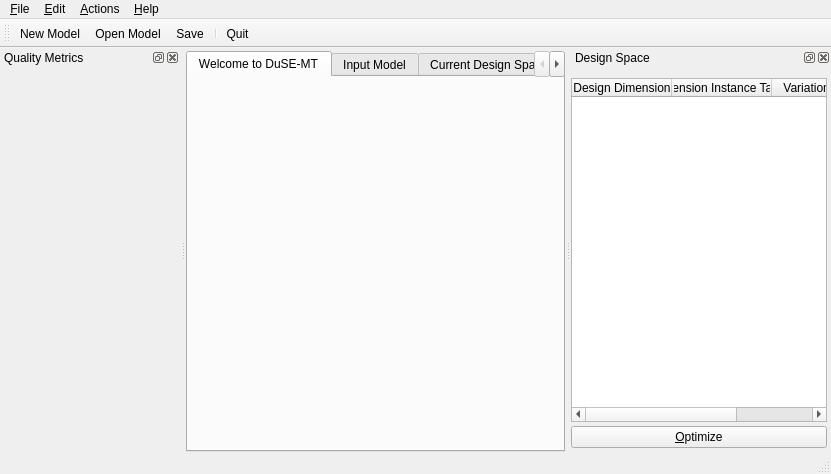
<?xml version="1.0" encoding="UTF-8"?>
<ui version="4.0">
 <class>MainWindow</class>
 <widget class="QMainWindow" name="MainWindow">
  <property name="geometry">
   <rect>
    <x>0</x>
    <y>0</y>
    <width>831</width>
    <height>474</height>
   </rect>
  </property>
  <property name="windowTitle">
   <string>DuSE-MT</string>
  </property>
  <property name="windowIcon">
   <iconset resource="duse-mt.qrc">
    <normaloff>:/icons/duse-mt-32x32.png</normaloff>:/icons/duse-mt-32x32.png</iconset>
  </property>
  <widget class="QWidget" name="centralWidgetLayout">
   <layout class="QGridLayout" name="gridLayout_3">
    <property name="leftMargin">
     <number>0</number>
    </property>
    <property name="topMargin">
     <number>3</number>
    </property>
    <property name="rightMargin">
     <number>0</number>
    </property>
    <property name="bottomMargin">
     <number>0</number>
    </property>
    <item row="0" column="0">
     <widget class="QTabWidget" name="centralWidget">
      <property name="currentIndex">
       <number>0</number>
      </property>
      <widget class="QWidget" name="tabWelcome">
       <attribute name="title">
        <string>Welcome to DuSE-MT</string>
       </attribute>
       <layout class="QGridLayout" name="gridLayout_13">
        <property name="leftMargin">
         <number>0</number>
        </property>
        <property name="topMargin">
         <number>0</number>
        </property>
        <property name="rightMargin">
         <number>0</number>
        </property>
        <property name="bottomMargin">
         <number>0</number>
        </property>
        <item row="0" column="0">
         <widget class="QWidget" name="welcomeViewWidget" native="true"/>
        </item>
       </layout>
      </widget>
      <widget class="QWidget" name="tabModelView">
       <attribute name="title">
        <string>Input Model</string>
       </attribute>
       <layout class="QGridLayout" name="gridLayout_11">
        <property name="leftMargin">
         <number>0</number>
        </property>
        <property name="topMargin">
         <number>0</number>
        </property>
        <property name="rightMargin">
         <number>0</number>
        </property>
        <property name="bottomMargin">
         <number>0</number>
        </property>
        <item row="0" column="0">
         <widget class="QWidget" name="modelViewWidget" native="true"/>
        </item>
       </layout>
      </widget>
      <widget class="QWidget" name="tabDesignSpaceLocationView">
       <attribute name="title">
        <string>Current Design Space Location</string>
       </attribute>
       <layout class="QGridLayout" name="gridLayout_15">
        <property name="leftMargin">
         <number>0</number>
        </property>
        <property name="topMargin">
         <number>0</number>
        </property>
        <property name="rightMargin">
         <number>0</number>
        </property>
        <property name="bottomMargin">
         <number>0</number>
        </property>
        <item row="0" column="0">
         <widget class="QWidget" name="designSpaceLocationViewWidget" native="true"/>
        </item>
       </layout>
      </widget>
      <widget class="QWidget" name="tabParetoFront">
       <attribute name="title">
        <string>Pareto Front</string>
       </attribute>
       <layout class="QGridLayout" name="gridLayout_12">
        <property name="leftMargin">
         <number>0</number>
        </property>
        <property name="topMargin">
         <number>0</number>
        </property>
        <property name="rightMargin">
         <number>0</number>
        </property>
        <property name="bottomMargin">
         <number>0</number>
        </property>
        <item row="0" column="0">
         <widget class="QWidget" name="paretoFrontViewWidget" native="true"/>
        </item>
       </layout>
      </widget>
     </widget>
    </item>
   </layout>
  </widget>
  <widget class="QToolBar" name="mainToolBar">
   <property name="windowTitle">
    <string>Main Toolbar</string>
   </property>
   <attribute name="toolBarArea">
    <enum>TopToolBarArea</enum>
   </attribute>
   <attribute name="toolBarBreak">
    <bool>false</bool>
   </attribute>
   <addaction name="actionFileNewModel"/>
   <addaction name="actionFileOpenModel"/>
   <addaction name="actionFileSave"/>
   <addaction name="separator"/>
   <addaction name="actionFileQuit"/>
  </widget>
  <widget class="QStatusBar" name="statusBar"/>
  <widget class="QDockWidget" name="dckMetrics">
   <property name="minimumSize">
    <size>
     <width>180</width>
     <height>42</height>
    </size>
   </property>
   <property name="windowTitle">
    <string>Quality Metrics</string>
   </property>
   <attribute name="dockWidgetArea">
    <number>1</number>
   </attribute>
   <widget class="QWidget" name="dockWidgetContents_5">
    <layout class="QGridLayout" name="gridLayout_10">
     <property name="leftMargin">
      <number>4</number>
     </property>
     <property name="rightMargin">
      <number>4</number>
     </property>
     <property name="bottomMargin">
      <number>4</number>
     </property>
     <item row="0" column="0">
      <widget class="QWidget" name="metricsLayout" native="true"/>
     </item>
    </layout>
   </widget>
  </widget>
  <widget class="QDockWidget" name="dckDesignSpace">
   <property name="windowTitle">
    <string>Design Space</string>
   </property>
   <attribute name="dockWidgetArea">
    <number>2</number>
   </attribute>
   <widget class="QWidget" name="dockWidgetContents_6">
    <layout class="QGridLayout" name="gridLayout_14">
     <property name="leftMargin">
      <number>0</number>
     </property>
     <property name="rightMargin">
      <number>4</number>
     </property>
     <property name="bottomMargin">
      <number>4</number>
     </property>
     <property name="verticalSpacing">
      <number>4</number>
     </property>
     <item row="0" column="0">
      <widget class="QTableWidget" name="tblDesignSpace">
       <property name="alternatingRowColors">
        <bool>true</bool>
       </property>
       <attribute name="horizontalHeaderStretchLastSection">
        <bool>true</bool>
       </attribute>
       <attribute name="verticalHeaderVisible">
        <bool>false</bool>
       </attribute>
       <column>
        <property name="text">
         <string>Design Dimension</string>
        </property>
       </column>
       <column>
        <property name="text">
         <string>Dimension Instance Target</string>
        </property>
       </column>
       <column>
        <property name="text">
         <string>Variation Point</string>
        </property>
       </column>
      </widget>
     </item>
     <item row="1" column="0">
      <widget class="QPushButton" name="btnOptimize">
       <property name="text">
        <string>&amp;Optimize</string>
       </property>
      </widget>
     </item>
    </layout>
   </widget>
  </widget>
  <widget class="QMenuBar" name="menuBar">
   <property name="geometry">
    <rect>
     <x>0</x>
     <y>0</y>
     <width>831</width>
     <height>19</height>
    </rect>
   </property>
   <widget class="QMenu" name="menu_File">
    <property name="title">
     <string>&amp;File</string>
    </property>
    <addaction name="actionFileNewModel"/>
    <addaction name="actionFileOpenModel"/>
    <addaction name="separator"/>
    <addaction name="actionFileNewDuseDesign"/>
    <addaction name="actionFileOpenDuseDesign"/>
    <addaction name="separator"/>
    <addaction name="actionFileSave"/>
    <addaction name="actionFileSaveAs"/>
    <addaction name="separator"/>
    <addaction name="actionFileQuit"/>
   </widget>
   <widget class="QMenu" name="menu_Help">
    <property name="title">
     <string>&amp;Help</string>
    </property>
    <addaction name="actionHelpAboutDuSEMT"/>
    <addaction name="actionHelpAboutPlugins"/>
   </widget>
   <widget class="QMenu" name="menu_Edit">
    <property name="title">
     <string>&amp;Edit</string>
    </property>
   </widget>
   <widget class="QMenu" name="menu_Actions">
    <property name="title">
     <string>&amp;Actions</string>
    </property>
   </widget>
   <addaction name="menu_File"/>
   <addaction name="menu_Edit"/>
   <addaction name="menu_Actions"/>
   <addaction name="menu_Help"/>
  </widget>
  <action name="actionFileNewModel">
   <property name="icon">
    <iconset theme="document-new" resource="duse-mt.qrc">
     <normaloff>:/icons/document-new.png</normaloff>:/icons/document-new.png</iconset>
   </property>
   <property name="text">
    <string>&amp;New Model...</string>
   </property>
   <property name="toolTip">
    <string>New</string>
   </property>
   <property name="shortcut">
    <string>Ctrl+N</string>
   </property>
  </action>
  <action name="actionFileOpenModel">
   <property name="icon">
    <iconset theme="document-open" resource="duse-mt.qrc">
     <normaloff>:/icons/document-open.png</normaloff>:/icons/document-open.png</iconset>
   </property>
   <property name="text">
    <string>&amp;Open Model ...</string>
   </property>
   <property name="shortcut">
    <string>Ctrl+O</string>
   </property>
  </action>
  <action name="actionFileSave">
   <property name="icon">
    <iconset theme="document-save" resource="duse-mt.qrc">
     <normaloff>:/icons/document-save.png</normaloff>:/icons/document-save.png</iconset>
   </property>
   <property name="text">
    <string>&amp;Save</string>
   </property>
   <property name="toolTip">
    <string>Save</string>
   </property>
   <property name="shortcut">
    <string>Ctrl+S</string>
   </property>
  </action>
  <action name="actionFileSaveAs">
   <property name="icon">
    <iconset theme="document-save-as" resource="duse-mt.qrc">
     <normaloff>:/icons/document-save-as.png</normaloff>:/icons/document-save-as.png</iconset>
   </property>
   <property name="text">
    <string>Save &amp;as...</string>
   </property>
  </action>
  <action name="actionFileQuit">
   <property name="icon">
    <iconset theme="application-exit" resource="duse-mt.qrc">
     <normaloff>:/icons/application-exit.png</normaloff>:/icons/application-exit.png</iconset>
   </property>
   <property name="text">
    <string>&amp;Quit</string>
   </property>
   <property name="shortcut">
    <string>Ctrl+Q</string>
   </property>
  </action>
  <action name="actionHelpAboutPlugins">
   <property name="icon">
    <iconset theme="help-about" resource="duse-mt.qrc">
     <normaloff>:/icons/help-about.png</normaloff>:/icons/help-about.png</iconset>
   </property>
   <property name="text">
    <string>About &amp;Plugins...</string>
   </property>
  </action>
  <action name="actionHelpAboutDuSEMT">
   <property name="icon">
    <iconset resource="duse-mt.qrc">
     <normaloff>:/icons/duse-mt-22x22.png</normaloff>:/icons/duse-mt-22x22.png</iconset>
   </property>
   <property name="text">
    <string>About &amp;DuSE-MT</string>
   </property>
   <property name="toolTip">
    <string>About DuSE-MT</string>
   </property>
  </action>
  <action name="actionFileNewDuseDesign">
   <property name="icon">
    <iconset theme="document-new">
     <normaloff/>
    </iconset>
   </property>
   <property name="text">
    <string>New &amp;DuSE Design ...</string>
   </property>
   <property name="shortcut">
    <string>Ctrl+D</string>
   </property>
  </action>
  <action name="actionFileOpenDuseDesign">
   <property name="icon">
    <iconset theme="document-open">
     <normaloff/>
    </iconset>
   </property>
   <property name="text">
    <string>Open DuSE Design ...</string>
   </property>
   <property name="shortcut">
    <string>Ctrl+U</string>
   </property>
  </action>
 </widget>
 <layoutdefault spacing="6" margin="11"/>
 <resources>
  <include location="duse-mt.qrc"/>
 </resources>
 <connections>
  <connection>
   <sender>actionFileQuit</sender>
   <signal>triggered()</signal>
   <receiver>MainWindow</receiver>
   <slot>close()</slot>
   <hints>
    <hint type="sourcelabel">
     <x>-1</x>
     <y>-1</y>
    </hint>
    <hint type="destinationlabel">
     <x>415</x>
     <y>236</y>
    </hint>
   </hints>
  </connection>
 </connections>
</ui>
